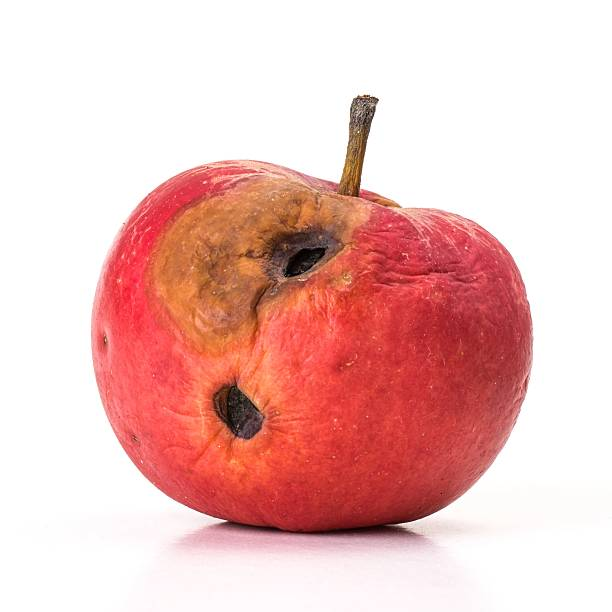
#> input picture rot_1.jpg, 612 x 612 px
$ jupyter execute --allow-errors 'Untitled - Copy.ipynb'   (older library calls are emulated)
#> lines starting #> are read from the running program, lines starting #| are printed output that depends on the picture; after the words box and inside, x2 and y2 are one past the last pixel; in counts of white or black regions, pixels touching at a corner belong together
#> further down, orig_image is the input picture: shape (612, 612, 3); mean R, G, B 236.9, 191.4, 187.9
#> (a cell that did not finish here is left out)

[cell 2]
# hsv = cv2.cvtColor(apple, cv2.COLOR_BGR2HSV)
# lower_red = np.array([0,50,50])
# upper_red = np.array([110,255,255])
# # red = np.uint8([[[255,0,0 ]]])
# # hsv_red = cv2.cvtColor(red,cv2.COLOR_BGR2HSV)
# # print(hsv_red)
# # Threshold the HSV image to get only blue colors
# mask = cv2.inRange(hsv, lower_red, upper_red)

# res = cv2.bitwise_and(apple,apple, mask= mask)
# plt.imshow(res)
# res.shape

[cell 3]
# red = np.uint8([[[0,0,255 ]]])
# hsv_red = cv2.cvtColor(red,cv2.COLOR_BGR2HSV)
# # print(hsv_red)
# # final=cv2.bitwise_and(res,img)
# # plt.imshow(final)

#> (a cell that did not finish here is left out)

[cell 5]
##contours


# [17 lines left out: function pipeline, not called in this run]
#> (the rest of this cell did not finish here and is left out)

#> (a cell that did not finish here is left out)

#> (a cell that did not finish here is left out)

#> (a cell that did not finish here is left out)

#> (a cell that did not finish here is left out)

[cell 10]
import cv2
import matplotlib.pyplot as plt
import numpy as np
from PIL import Image
def find_defects(orig_image):
    lower_red1 = np.array([0,50,50])
    upper_red1 = np.array([255,255,255])

    hsv = cv2.cvtColor(orig_image, cv2.COLOR_RGB2HSV)
#> hsv: shape (612, 612, 3); mean H, S, V 34.6, 61.6, 236.9
    imgray = cv2.cvtColor(orig_image,cv2.COLOR_RGB2GRAY)
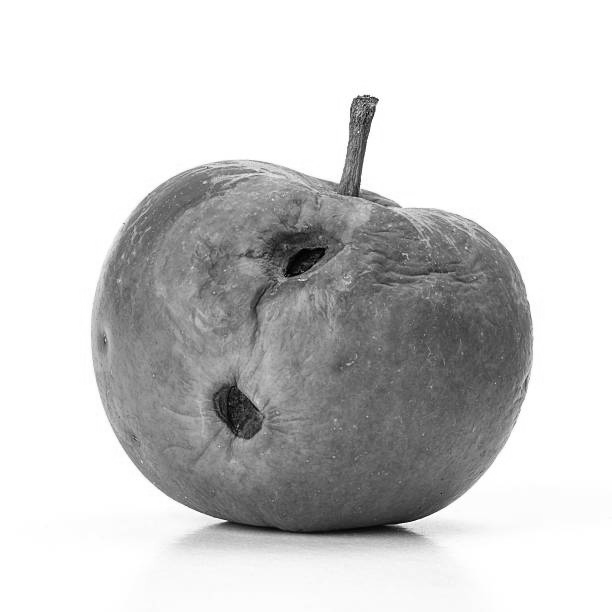
#> imgray: shape (612, 612); min 0, max 255, mean 204.6
    kernel_size = 3
    mask = cv2.inRange(hsv, lower_red1, upper_red1)
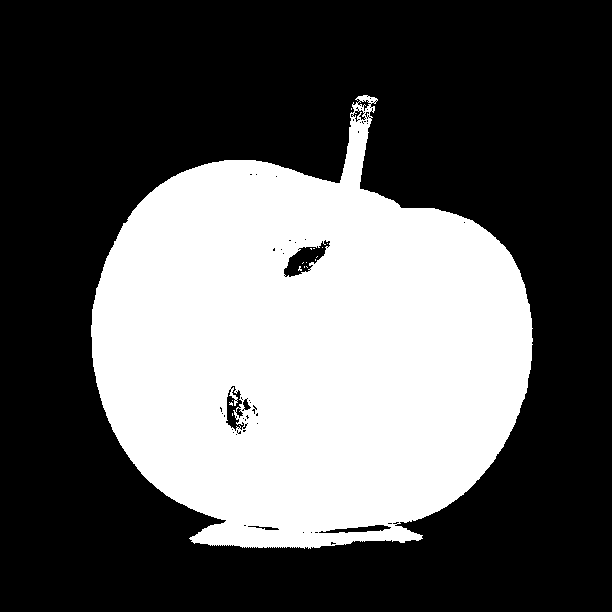
#> mask: shape (612, 612); 36% white; 16 white regions (15 under 20 px)


    res = cv2.bitwise_and(orig_image,orig_image, mask= mask)
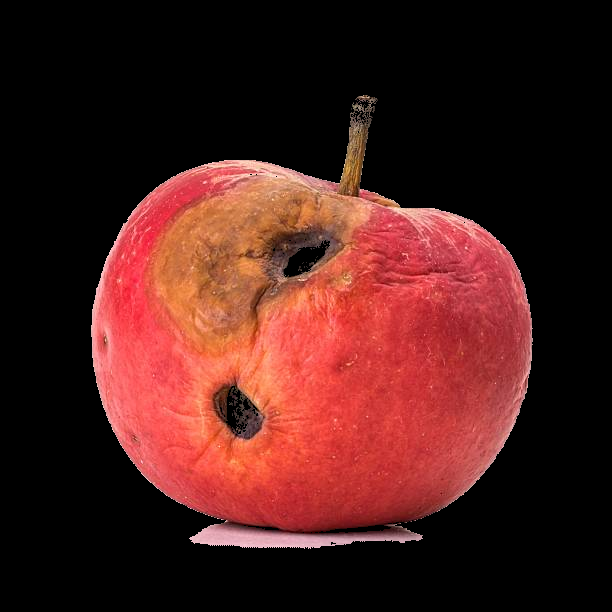
#> res: shape (612, 612, 3); mean R, G, B 75.1, 30.7, 27.1
    ret,thresh = cv2.threshold(res,1,255, cv2.THRESH_BINARY)
    imgray = cv2.cvtColor(thresh,cv2.COLOR_RGB2GRAY)
    image, contours, hierarchy = cv2.findContours(imgray,cv2.RETR_TREE,cv2.CHAIN_APPROX_SIMPLE)
#> contours = 104 contours, 95 with area under 20; largest, box (x1, y1, x2, y2) and area: (91, 95, 533, 549) 135926, (283, 239, 331, 278) 838, (225, 385, 245, 432) 466, (318, 524, 392, 534) 344, (247, 525, 280, 531) 88
    list_areas=[]
    list_contour=[]
    for contour in contours:
        area=cv2.contourArea(contour)
        list_areas.append(area)
#> this loop made 104 passes
#> area on passes 2, 7, 8, 31, 37, 42, 54: 135926, 87.5, 344, 47, 62, 465.5, 837.5
#> after the loop, list_areas = 104 values, max 135926 at index 1, min 0 at index 0, mean 1329.7
    list_areas = np.array(list_areas)
    list_contour = np.array(contours)
    inds = list_areas.argsort()[::-1][:10]
    sorted_Contour= list_contour[inds]
    img = cv2.drawContours(np.copy(orig_image), sorted_Contour[1:], -1, (0,255,0), 3)
    return sorted_Contour,img

[cell 11]
# print(sorted_Contour[0][1])
pixel_by_cm=1#6/1464

# [34 lines left out: function get_four_object_pts, not called in this run]

[cell 12]
# [14 lines left out: function check_contour_in_object, not called in this run]

[cell 13]
# [18 lines left out: functions draw_defect_convex, plot_object_boundary_pts, not called in this run]

def plot_contour_boundary(orig_image,sorted_Contour):
    img = cv2.drawContours(np.copy(orig_image), sorted_Contour[1:], -1, (0,255,0), 3)
    return img

orig_image=plt.imread("rot_1.jpg")

#> (the rest of this cell did not finish here and is left out)
